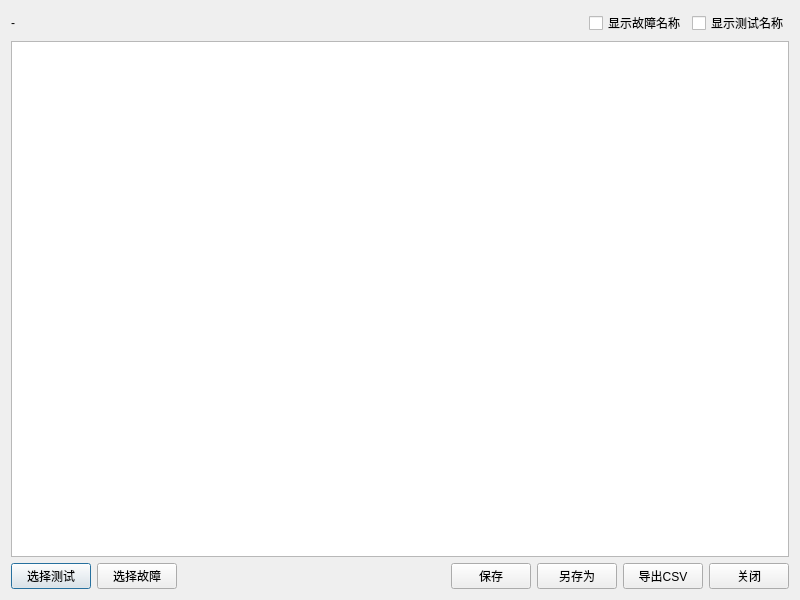
<?xml version="1.0" encoding="UTF-8"?>
<ui version="4.0">
 <class>DMatrixViewerDialog</class>
 <widget class="QDialog" name="DMatrixViewerDialog">
  <property name="geometry">
   <rect>
    <x>0</x>
    <y>0</y>
    <width>800</width>
    <height>600</height>
   </rect>
  </property>
  <property name="minimumSize">
   <size>
    <width>800</width>
    <height>600</height>
   </size>
  </property>
  <property name="maximumSize">
   <size>
    <width>16777215</width>
    <height>16777215</height>
   </size>
  </property>
  <property name="windowTitle">
   <string>D矩阵查看器</string>
  </property>
  <layout class="QVBoxLayout" name="verticalLayout">
   <item>
    <layout class="QHBoxLayout" name="headerLayout">
     <item>
      <widget class="QLabel" name="labelSummary">
       <property name="sizePolicy">
        <sizepolicy hsizetype="Expanding" vsizetype="Preferred">
         <horstretch>0</horstretch>
         <verstretch>0</verstretch>
        </sizepolicy>
       </property>
       <property name="text">
        <string>-</string>
       </property>
       <property name="textFormat">
        <enum>Qt::PlainText</enum>
       </property>
      </widget>
     </item>
     <item>
      <widget class="QCheckBox" name="checkShowFaultNames">
       <property name="text">
        <string>显示故障名称</string>
       </property>
      </widget>
     </item>
     <item>
      <widget class="QCheckBox" name="checkShowTestNames">
       <property name="text">
        <string>显示测试名称</string>
       </property>
      </widget>
     </item>
    </layout>
   </item>
   <item>
    <widget class="QTableView" name="tableView">
     <property name="alternatingRowColors">
      <bool>false</bool>
     </property>
     <property name="selectionMode">
      <enum>QAbstractItemView::SingleSelection</enum>
     </property>
     <property name="selectionBehavior">
      <enum>QAbstractItemView::SelectItems</enum>
     </property>
     <property name="gridStyle">
      <enum>Qt::NoPen</enum>
     </property>
    </widget>
   </item>
   <item>
    <layout class="QHBoxLayout" name="buttonLayout">
     <item>
      <widget class="QPushButton" name="btnSelectTests">
       <property name="text">
        <string>选择测试</string>
       </property>
      </widget>
     </item>
     <item>
      <widget class="QPushButton" name="btnSelectFaults">
       <property name="text">
        <string>选择故障</string>
       </property>
      </widget>
     </item>
     <item>
      <spacer name="horizontalSpacer">
       <property name="orientation">
        <enum>Qt::Horizontal</enum>
       </property>
       <property name="sizeHint" stdset="0">
        <size>
         <width>40</width>
         <height>20</height>
        </size>
       </property>
      </spacer>
     </item>
     <item>
      <widget class="QPushButton" name="btnSave">
       <property name="text">
        <string>保存</string>
       </property>
      </widget>
     </item>
     <item>
      <widget class="QPushButton" name="btnSaveAs">
       <property name="text">
        <string>另存为</string>
       </property>
      </widget>
     </item>
     <item>
      <widget class="QPushButton" name="btnExport">
       <property name="text">
        <string>导出CSV</string>
       </property>
      </widget>
     </item>
     <item>
      <widget class="QPushButton" name="btnClose">
       <property name="text">
        <string>关闭</string>
       </property>
      </widget>
     </item>
    </layout>
   </item>
  </layout>
 </widget>
 <resources/>
 <connections/>
</ui>
